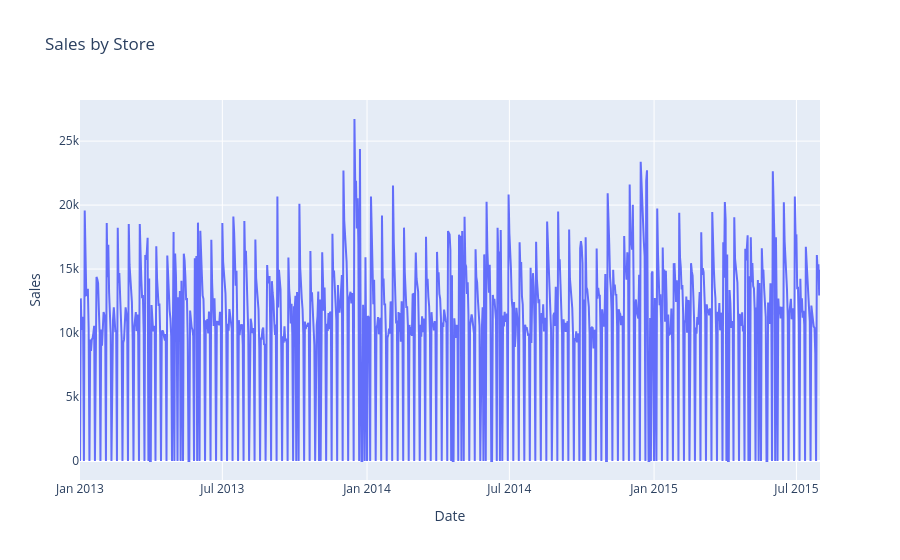
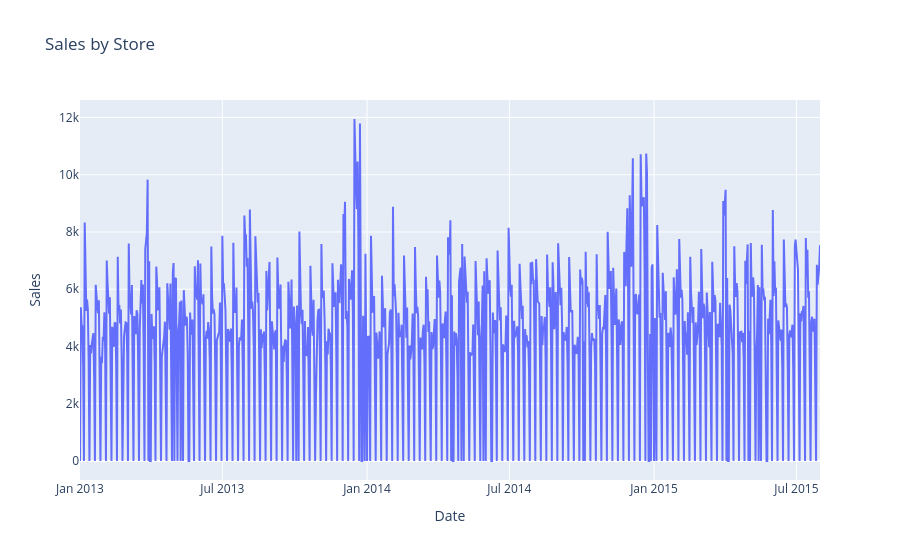

Write notebook code for charts like these, in order.
### Code cell
hdf_data_plot = data_hdf.select('Sales', 'Date', 'Store').sort('Date') #,\'64\',\'25\'
import plotly.express as px
fig = px.line(hdf_data_plot.filter('"Store" in (\'84\')').collect() , x='Date', y='Sales', title='Sales by Store')
fig.show()
fig = px.line(hdf_data_plot.filter('"Store" in (\'53\')').collect() , x='Date', y='Sales', title='Sales by Store')
fig.show()

### Figure 1 — Plotly figure (JSON) as saved in the notebook; plotly's stock layout.template omitted (floating-point values rounded to 4 significant figures; data arrays with more than 128 entries replaced by an {"elided": "..."} marker saying what was removed)
{"data": [{"hovertemplate": "Date=%{x}<br>Sales=%{y}<extra></extra>", "legendgroup": "", "line": {"color": "#636efa", "dash": "solid"}, "marker": {"symbol": "circle"}, "mode": "lines", "name": "", "orientation": "v", "showlegend": false, "type": "scatter", "x": {"elided": "942 str values"}, "xaxis": "x", "y": {"elided": "942 int values"}, "yaxis": "y"}], "layout": {"legend": {"tracegroupgap": 0}, "title": {"text": "Sales by Store"}, "xaxis": {"anchor": "y", "domain": [0, 1], "title": {"text": "Date"}}, "yaxis": {"anchor": "x", "domain": [0, 1], "title": {"text": "Sales"}}}}

### Figure 2 — Plotly figure (JSON) as saved in the notebook; plotly's stock layout.template omitted (floating-point values rounded to 4 significant figures; data arrays with more than 128 entries replaced by an {"elided": "..."} marker saying what was removed)
{"data": [{"hovertemplate": "Date=%{x}<br>Sales=%{y}<extra></extra>", "legendgroup": "", "line": {"color": "#636efa", "dash": "solid"}, "marker": {"symbol": "circle"}, "mode": "lines", "name": "", "orientation": "v", "showlegend": false, "type": "scatter", "x": {"elided": "942 str values"}, "xaxis": "x", "y": {"elided": "942 int values"}, "yaxis": "y"}], "layout": {"legend": {"tracegroupgap": 0}, "title": {"text": "Sales by Store"}, "xaxis": {"anchor": "y", "domain": [0, 1], "title": {"text": "Date"}}, "yaxis": {"anchor": "x", "domain": [0, 1], "title": {"text": "Sales"}}}}
